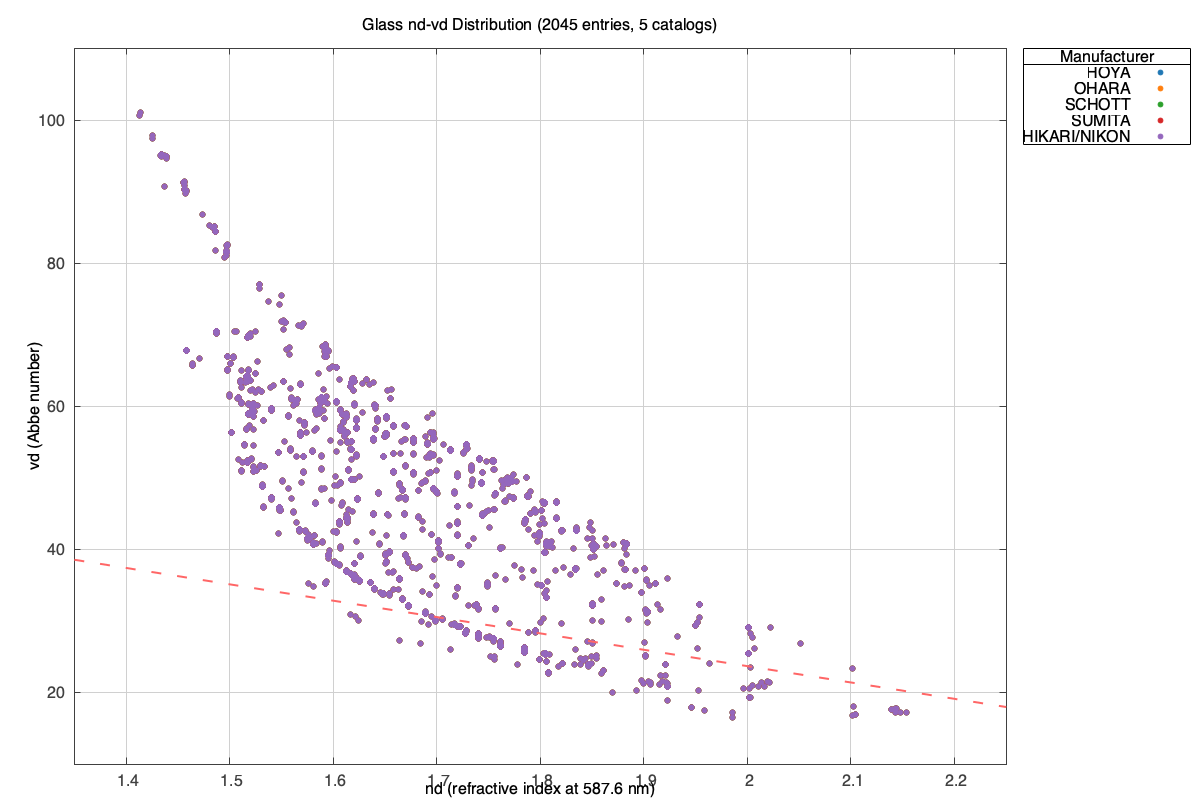

The script that saved this image:
set terminal pngcairo size 1200,800 enhanced font "Helvetica,12"
set output "GLASS/glass_scatter.png"

set title "Glass nd-vd Distribution (2045 entries, 5 catalogs)"
set xlabel "nd (refractive index at 587.6 nm)" offset 0,1
set ylabel "vd (Abbe number)" offset 2,0

set xrange [1.35:2.25]
set yrange [10:110]

set grid xtics ytics lc rgb "#d0d0d0" lt 1
set border lc rgb "#404040"

# Glass line: vd = 10 * nd / (nd - 1)
set arrow from 1.35, 10*1.35/(1.35-1) to 2.25, 10*2.25/(2.25-1) nohead lc rgb "#ff6666" dt 2 lw 2 front

set key outside right top title "Manufacturer" box 3

# Manufacturer colors (up to 6)
HOYA    = "#1f77b4"
OHARA   = "#ff7f0e"
SCHOTT  = "#2ca02c"
SUMITA  = "#d62728"
HIKARI  = "#9467bd"

plot "/var/folders/3s/g6rl3qwj3nv77y50_97t_xnc0000gn/T/opencode/glass_scatter.dat" \
      using 1:2:(strcol(4) eq "HOYA"   ? 1 : 1/0) with points pt 7 ps 0.8 lc rgb HOYA   title "HOYA", \
   "" using 1:2:(strcol(4) eq "OHARA"  ? 1 : 1/0) with points pt 7 ps 0.8 lc rgb OHARA  title "OHARA", \
   "" using 1:2:(strcol(4) eq "SCHOTT" ? 1 : 1/0) with points pt 7 ps 0.8 lc rgb SCHOTT title "SCHOTT", \
   "" using 1:2:(strcol(4) eq "SUMITA" ? 1 : 1/0) with points pt 7 ps 0.8 lc rgb SUMITA title "SUMITA", \
   "" using 1:2:(strcol(4) eq "Updated" ? 1 : 1/0) with points pt 7 ps 0.8 lc rgb HIKARI title "HIKARI/NIKON"
